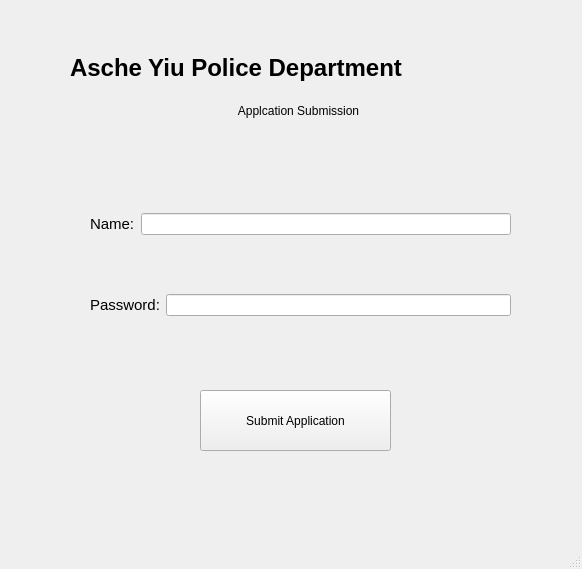
<?xml version="1.0" encoding="UTF-8"?>
<ui version="4.0">
 <class>MainWindow</class>
 <widget class="QMainWindow" name="MainWindow">
  <property name="geometry">
   <rect>
    <x>0</x>
    <y>0</y>
    <width>582</width>
    <height>569</height>
   </rect>
  </property>
  <property name="windowTitle">
   <string>MainWindow</string>
  </property>
  <widget class="QWidget" name="centralwidget">
   <widget class="QWidget" name="verticalLayoutWidget">
    <property name="geometry">
     <rect>
      <x>70</x>
      <y>50</y>
      <width>457</width>
      <height>80</height>
     </rect>
    </property>
    <layout class="QVBoxLayout" name="verticalLayout">
     <item>
      <widget class="QLabel" name="PnameTitle">
       <property name="text">
        <string>&lt;html&gt;&lt;head/&gt;&lt;body&gt;&lt;p&gt;&lt;span style=&quot; font-size:18pt; font-weight:600;&quot;&gt;Asche Yiu Police Department  &lt;/span&gt;&lt;/p&gt;&lt;/body&gt;&lt;/html&gt;</string>
       </property>
      </widget>
     </item>
     <item>
      <widget class="QLabel" name="applicationTitle">
       <property name="text">
        <string>&lt;html&gt;&lt;head/&gt;&lt;body&gt;&lt;p align=&quot;center&quot;&gt;Applcation Submission&lt;/p&gt;&lt;/body&gt;&lt;/html&gt;</string>
       </property>
      </widget>
     </item>
    </layout>
   </widget>
   <widget class="QWidget" name="gridLayoutWidget">
    <property name="geometry">
     <rect>
      <x>90</x>
      <y>160</y>
      <width>421</width>
      <height>211</height>
     </rect>
    </property>
    <layout class="QGridLayout" name="gridLayout">
     <item row="0" column="0">
      <layout class="QHBoxLayout" name="horizontalLayout">
       <item>
        <widget class="QLabel" name="nameTitle">
         <property name="text">
          <string>&lt;html&gt;&lt;head/&gt;&lt;body&gt;&lt;p&gt;&lt;span style=&quot; font-size:11pt;&quot;&gt;Name:&lt;/span&gt;&lt;/p&gt;&lt;/body&gt;&lt;/html&gt;</string>
         </property>
        </widget>
       </item>
       <item>
        <widget class="QLineEdit" name="nameEntry"/>
       </item>
      </layout>
     </item>
     <item row="1" column="0">
      <layout class="QHBoxLayout" name="horizontalLayout_2">
       <item>
        <widget class="QLabel" name="passTitle">
         <property name="text">
          <string>&lt;html&gt;&lt;head/&gt;&lt;body&gt;&lt;p&gt;&lt;span style=&quot; font-size:11pt;&quot;&gt;Password:&lt;/span&gt;&lt;/p&gt;&lt;/body&gt;&lt;/html&gt;</string>
         </property>
        </widget>
       </item>
       <item>
        <widget class="QLineEdit" name="passEntry"/>
       </item>
      </layout>
     </item>
    </layout>
   </widget>
   <widget class="QPushButton" name="submitappButton">
    <property name="geometry">
     <rect>
      <x>200</x>
      <y>390</y>
      <width>191</width>
      <height>61</height>
     </rect>
    </property>
    <property name="text">
     <string>Submit Application</string>
    </property>
   </widget>
  </widget>
  <widget class="QMenuBar" name="menubar">
   <property name="geometry">
    <rect>
     <x>0</x>
     <y>0</y>
     <width>582</width>
     <height>27</height>
    </rect>
   </property>
  </widget>
  <widget class="QStatusBar" name="statusbar"/>
 </widget>
 <resources/>
 <connections/>
</ui>
